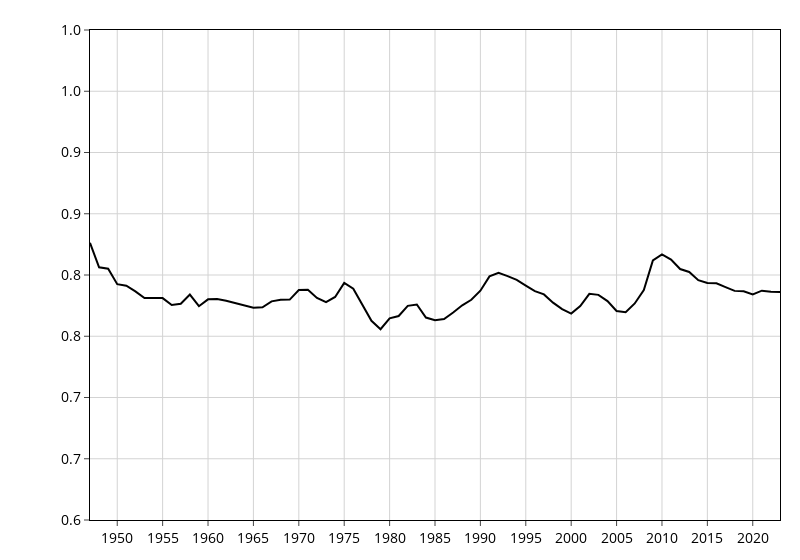

Notebook code for this chart:
### Code cell
fig = go.Figure()

fig.add_trace(go.Scatter(
    x       = df_wide["year"], y=df_wide["C_Share"],
    mode    = 'lines',
    name    = "Consumption Share",
    line    = dict(color='black', width=2, dash='solid')
))

fig.update_layout(
    template     = "none",
    width        = 800
)

apply_standard_plotly_style(fig, yaxis_range=[0.6, 1.0])
fig.show()

### Figure 1 — Plotly figure (JSON) as saved in the notebook; plotly's stock layout.template omitted (floating-point values rounded to 4 significant figures)
{"data": [{"line": {"color": "black", "dash": "solid", "width": 2}, "mode": "lines", "name": "Consumption Share", "type": "scatter", "x": [1947, 1948, 1949, 1950, 1951, 1952, 1953, 1954, 1955, 1956, 1957, 1958, 1959, 1960, 1961, 1962, 1963, 1964, 1965, 1966, 1967, 1968, 1969, 1970, 1971, 1972, 1973, 1974, 1975, 1976, 1977, 1978, 1979, 1980, 1981, 1982, 1983, 1984, 1985, 1986, 1987, 1988, 1989, 1990, 1991, 1992, 1993, 1994, 1995, 1996, 1997, 1998, 1999, 2000, 2001, 2002, 2003, 2004, 2005, 2006, 2007, 2008, 2009, 2010, 2011, 2012, 2013, 2014, 2015, 2016, 2017, 2018, 2019, 2020, 2021, 2022, 2023], "y": [0.8263, 0.8063, 0.8051, 0.7925, 0.7912, 0.7866, 0.7813, 0.7813, 0.7811, 0.7755, 0.7765, 0.784, 0.7745, 0.7801, 0.7803, 0.779, 0.7771, 0.7754, 0.7733, 0.7736, 0.7785, 0.7798, 0.7799, 0.7877, 0.7879, 0.7813, 0.7778, 0.7821, 0.7935, 0.7888, 0.7755, 0.7626, 0.7557, 0.7647, 0.7665, 0.7748, 0.7759, 0.7652, 0.7631, 0.764, 0.7694, 0.7753, 0.7798, 0.7871, 0.7988, 0.8017, 0.7991, 0.796, 0.7914, 0.7868, 0.7842, 0.7774, 0.7721, 0.7685, 0.7746, 0.7846, 0.7838, 0.7787, 0.7707, 0.7696, 0.7768, 0.7876, 0.8119, 0.8169, 0.8126, 0.8049, 0.8025, 0.7958, 0.7935, 0.7932, 0.7901, 0.787, 0.7867, 0.7841, 0.7872, 0.7863, 0.7861]}], "layout": {"font": {"color": "black", "family": "Open Sans", "size": 14}, "legend": {"bgcolor": "rgba(0,0,0,0)", "bordercolor": "rgba(0,0,0,0)", "x": 0.05, "xanchor": "left", "y": 0.95, "yanchor": "top"}, "margin": {"b": 40, "l": 90, "r": 20, "t": 30}, "paper_bgcolor": "white", "plot_bgcolor": "white", "width": 800, "xaxis": {"dtick": 5, "gridcolor": "lightgray", "linecolor": "black", "linewidth": 1, "mirror": true, "showgrid": true, "showline": true, "tickfont": {"family": "Open Sans", "size": 14}, "ticks": "outside"}, "yaxis": {"gridcolor": "lightgray", "linecolor": "black", "linewidth": 1, "mirror": true, "range": [0.6, 1], "showgrid": true, "showline": true, "tickfont": {"family": "Open Sans", "size": 14}, "tickformat": ".1f", "ticks": "outside"}}}
